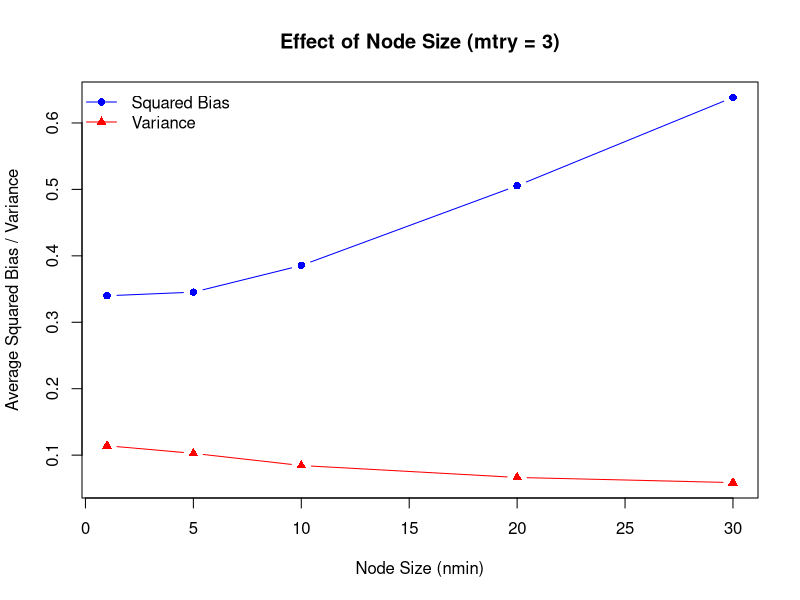
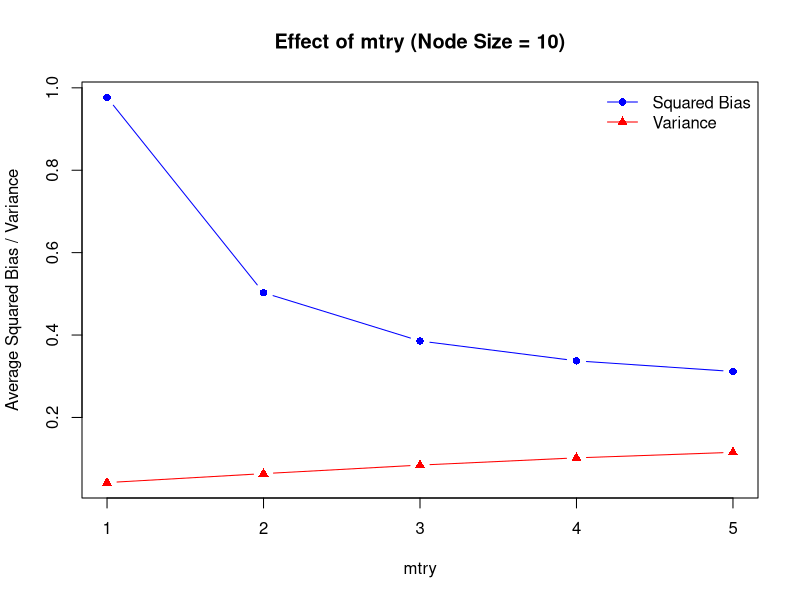
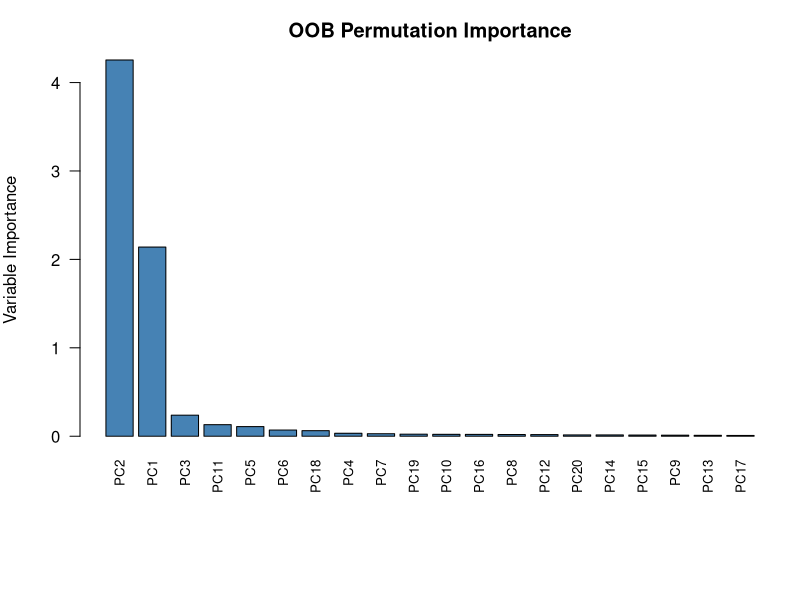

Write R code to recreate these figures, in order.
## ---- chunk 1
#| include: false
knitr::opts_chunk$set(message = FALSE, warning = FALSE)
## ---- chunk 2
#| echo: false
q1_results <- data.frame(
  Comparison = c(rep("Node size", 5), rep("mtry", 5)),
  Node_size = c(1, 5, 10, 20, 30, rep(10, 5)),
  mtry = c(rep(3, 5), 1:5),
  Squared_bias = c(
    0.3399099, 0.3453614, 0.3855441, 0.5055379, 0.6384862,
    0.9767679, 0.5028069, 0.3855441, 0.3374005, 0.3115977
  ),
  Variance = c(
    0.11417604, 0.10263869, 0.08437350, 0.06640913, 0.05868103,
    0.04189769, 0.06366196, 0.08437350, 0.10195442, 0.11535320
  )
)
knitr::kable(q1_results, digits = 4)
## ---- chunk 3
#| echo: false
q1_node <- q1_results[1:5, ]
plot(
  q1_node$Node_size, q1_node$Squared_bias, type = "b", pch = 16,
  col = "blue",
  ylim = range(c(q1_node$Squared_bias, q1_node$Variance)),
  xlab = "Node Size (nmin)", ylab = "Average Squared Bias / Variance",
  main = "Effect of Node Size (mtry = 3)"
)
lines(q1_node$Node_size, q1_node$Variance, type = "b", pch = 17, col = "red")
legend(
  "topleft", legend = c("Squared Bias", "Variance"),
  col = c("blue", "red"), pch = c(16, 17), lty = 1, bty = "n"
)
## ---- chunk 4
#| echo: false
q1_mtry <- q1_results[6:10, ]
plot(
  q1_mtry$mtry, q1_mtry$Squared_bias, type = "b", pch = 16,
  col = "blue",
  ylim = range(c(q1_mtry$Squared_bias, q1_mtry$Variance)),
  xlab = "mtry", ylab = "Average Squared Bias / Variance",
  main = "Effect of mtry (Node Size = 10)"
)
lines(q1_mtry$mtry, q1_mtry$Variance, type = "b", pch = 17, col = "red")
legend(
  "topright", legend = c("Squared Bias", "Variance"),
  col = c("blue", "red"), pch = c(16, 17), lty = 1, bty = "n"
)
## ---- chunk 5
#| echo: false
q2_grid <- data.frame(
  mtry = c(20, 15, 20, 15, 20, 20, 10, 10, 5, 5,
           10, 5, 15, 10, 15, 2, 2, 5, 2, 2),
  nmin = c(20, 1, 1, 10, 10, 5, 20, 1, 20, 10,
           5, 1, 5, 10, 20, 5, 10, 5, 20, 1),
  OOB_error = c(
    0.06779661, 0.07438017, 0.08474576, 0.10400000, 0.10400000,
    0.10743802, 0.12389381, 0.12800000, 0.13274336, 0.14035088,
    0.14529915, 0.15384615, 0.16666667, 0.21008403, 0.21093750,
    0.33070866, 0.36283186, 0.36666667, 0.38636364, 0.40458015
  )
)
q2_grid <- q2_grid[order(q2_grid$OOB_error), ]
knitr::kable(
  q2_grid,
  digits = 4,
  col.names = c("mtry", "Node size (nmin)", "OOB error")
)
## ---- chunk 6
#| echo: false
q2_importance <- data.frame(
  PC = paste0("PC", c(2, 1, 3, 11, 5, 6, 18, 4, 7, 19,
                      10, 16, 8, 12, 20, 14, 15, 9, 13, 17)),
  Importance = c(
    4.255099239, 2.139314563, 0.238338658, 0.131010383,
    0.109216338, 0.070289828, 0.062862082, 0.033434557,
    0.028855428, 0.023530036, 0.021333048, 0.020990796,
    0.019229390, 0.018690962, 0.015302146, 0.014657072,
    0.013029220, 0.012020603, 0.010739190, 0.008957957
  )
)
knitr::kable(
  q2_importance,
  digits = 4,
  col.names = c("Principal component", "OOB permutation importance")
)
## ---- chunk 7
#| echo: false
par(mar = c(8, 4, 3, 1))
barplot(
  q2_importance$Importance,
  names.arg = q2_importance$PC,
  las = 2,
  col = "steelblue",
  main = "OOB Permutation Importance",
  ylab = "Variable Importance",
  cex.names = 0.8
)
